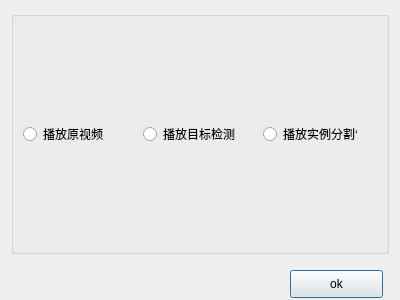
<?xml version="1.0" encoding="UTF-8"?>
<ui version="4.0">
 <class>Dialog</class>
 <widget class="QDialog" name="Dialog">
  <property name="geometry">
   <rect>
    <x>0</x>
    <y>0</y>
    <width>400</width>
    <height>300</height>
   </rect>
  </property>
  <property name="windowTitle">
   <string>Dialog</string>
  </property>
  <widget class="QGroupBox" name="groupBox">
   <property name="geometry">
    <rect>
     <x>11</x>
     <y>11</y>
     <width>378</width>
     <height>243</height>
    </rect>
   </property>
   <property name="title">
    <string/>
   </property>
   <layout class="QHBoxLayout" name="horizontalLayout_2">
    <item>
     <widget class="QRadioButton" name="originRadio">
      <property name="text">
       <string>播放原视频</string>
      </property>
     </widget>
    </item>
    <item>
     <widget class="QRadioButton" name="detectionRadio">
      <property name="text">
       <string>播放目标检测</string>
      </property>
     </widget>
    </item>
    <item>
     <widget class="QRadioButton" name="instanceRadio">
      <property name="text">
       <string>播放实例分割‘</string>
      </property>
     </widget>
    </item>
   </layout>
  </widget>
  <widget class="QPushButton" name="okButton">
   <property name="geometry">
    <rect>
     <x>290</x>
     <y>270</y>
     <width>93</width>
     <height>28</height>
    </rect>
   </property>
   <property name="text">
    <string>ok</string>
   </property>
  </widget>
 </widget>
 <resources/>
 <connections/>
</ui>
